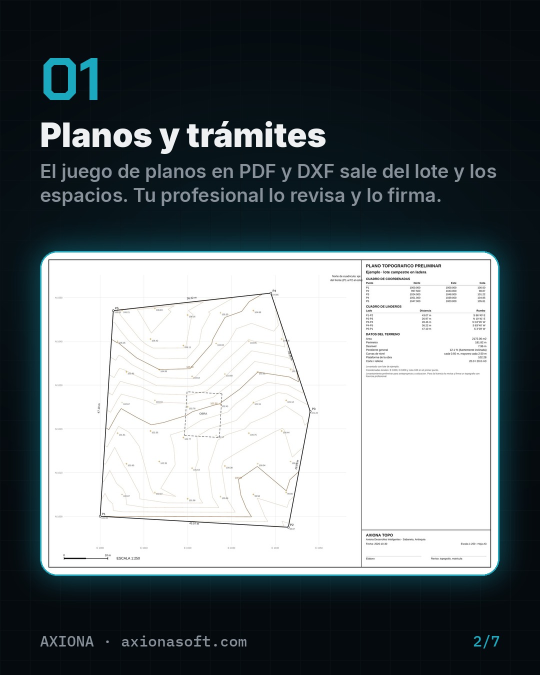
#> input picture marketing/instagram-b2b/carrusel-2.jpg, 1080 x 1350 px, given in place of lic-final.png, which was not available (shown at 1/2 size)
$ python cierre.py ..
#> lines starting #> are read from the running program, lines starting #| are printed output that depends on the picture; after the words box and inside, x2 and y2 are one past the last pixel; in counts of white or black regions, pixels touching at a corner belong together
#!/usr/bin/env python3
"""Cambia el cierre «Comenta X» de dos reels por un cierre limpio (sin cebo).

Toma el último cuadro del video, borra la zona del «Comenta» con el fondo
limpio de un cuadro anterior y escribe el nuevo texto con las mismas fuentes.
Uso: python3 cierre.py DL_DIR
"""
import subprocess
import sys
from pathlib import Path

from PIL import Image, ImageDraw, ImageFilter, ImageFont

DL = Path(sys.argv[1])
F = Path('/tmp/claude-0/-home-user-axiona-obra/566d1b8e-acad-59e7-93fc-45f410b549a6/scratchpad/video/kit/fonts')
CIAN, GRIS, BLANCO = (27, 169, 192), (136, 144, 153), (236, 238, 240)


def fuente(n, t):
    return ImageFont.truetype(str(F / n), t)


def centrado(d, y, txt, f, color, sombra=False):
    w = d.textlength(txt, font=f)
    x = (1080 - w) / 2
    if sombra:
        d.text((x, y), txt, font=f, fill=(0, 0, 0), stroke_width=6, stroke_fill=(0, 0, 0))
    d.text((x, y), txt, font=f, fill=color)


def tarjeta(final, limpio, linea1, caja, sub1, sub2, salida):
    im = Image.open(DL / final).convert('RGB')
    fondo = Image.open(DL / limpio).convert('RGB')
    # zona a reemplazar: del «Comenta» a la línea divisoria, con bordes suaves
    m = Image.new('L', im.size, 0)
    ImageDraw.Draw(m).rectangle([0, 372, 1080, 985], fill=255)
    im.paste(fondo, (0, 0), m.filter(ImageFilter.GaussianBlur(6)))
    d = ImageDraw.Draw(im)
    centrado(d, 392, linea1, fuente('Inter-Black.ttf', 92), BLANCO, sombra=True)
    t = 104
    while d.textlength(caja, font=fuente('Inter-Black.ttf', t)) + 112 > 940:
        t -= 2
    f = fuente('Inter-Black.ttf', t)
    w = d.textlength(caja, font=f)
    x0, x1 = (1080 - w) / 2 - 56, (1080 + w) / 2 + 56
    d.rounded_rectangle([x0, 528, x1, 772], radius=34, outline=CIAN, width=7, fill=(8, 22, 30))
    centrado(d, 650 - t * 0.62, caja, f, CIAN)
    centrado(d, 828, sub1, fuente('Inter-Bold.ttf', 44), BLANCO)
    centrado(d, 896, sub2, fuente('Inter-SemiBold.ttf', 38), GRIS)
    im.save(DL / salida)


def armar(src, card, t1, t2, salida):
    dur = float(subprocess.check_output(['ffprobe', '-v', 'error', '-show_entries', 'format=duration',
                                         '-of', 'csv=p=0', str(DL / src)]).decode())
    d = dur - t2
    fc = (f'[0:v]trim=0:{t1},setpts=PTS-STARTPTS,fps=30,format=yuv420p,setsar=1[v0];'
          f'[1:v]fps=30,format=yuv420p,setsar=1,trim=0:{d:.3f},setpts=PTS-STARTPTS[v1];'
          f'[v0][v1]xfade=transition=fade:duration=0.3:offset={t1 - 0.3:.3f}[v];'
          f'[0:a]atrim=0:{t1},asetpts=PTS-STARTPTS[a0];'
          f'[0:a]atrim={t2},asetpts=PTS-STARTPTS[a1];'
          f'[a0][a1]acrossfade=d=0.3[a]')
    subprocess.run(['ffmpeg', '-y', '-v', 'error', '-i', str(DL / src), '-loop', '1', '-t', f'{d + 0.5:.3f}',
                    '-i', str(DL / card), '-filter_complex', fc, '-map', '[v]', '-map', '[a]',
                    '-c:v', 'libx264', '-preset', 'medium', '-crf', '19', '-pix_fmt', 'yuv420p',
                    '-c:a', 'aac', '-b:a', '160k', '-movflags', '+faststart', str(DL / salida)], check=True)


tarjeta('lic-final.png', 'lic-limpio.png', 'UN AGENTE ASÍ', 'PARA TU EMPRESA',
        'Escríbenos por WhatsApp', 'y te mostramos cómo trabajaría', 'lic-cierre.png')
#> in tarjeta, im is the input picture: PIL image 1080x1350 RGB; mean R, G, B 108.2, 115.7, 118.9
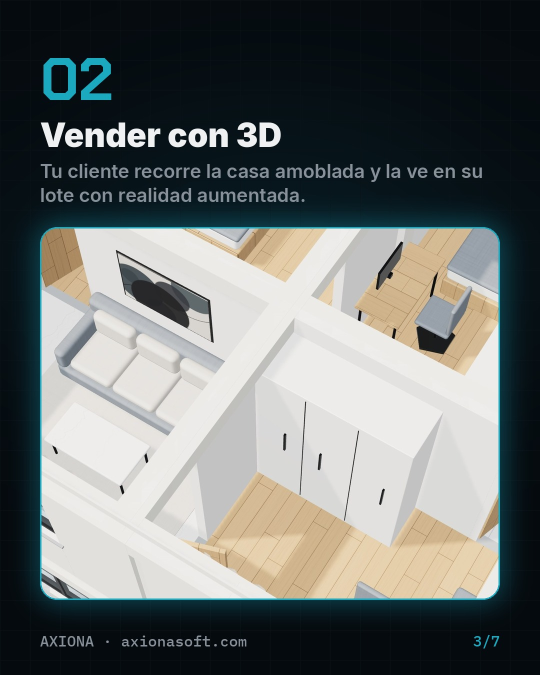
#> input picture marketing/instagram-b2b/carrusel-3.jpg, 1080 x 1350 px, given in place of lic-limpio.png, which was not available (shown at 1/2 size)
#> in tarjeta, fondo is the input picture: PIL image 1080x1350 RGB; mean R, G, B 106.1, 110.6, 109.2
#> in tarjeta, `m = Image.new('L', im.size, 0)`: m: PIL image 1080x1350 L; every value is 0
#> in tarjeta, `ImageDraw.Draw(m).rectangle([0, 372, 1080, 985], fill=255)`:
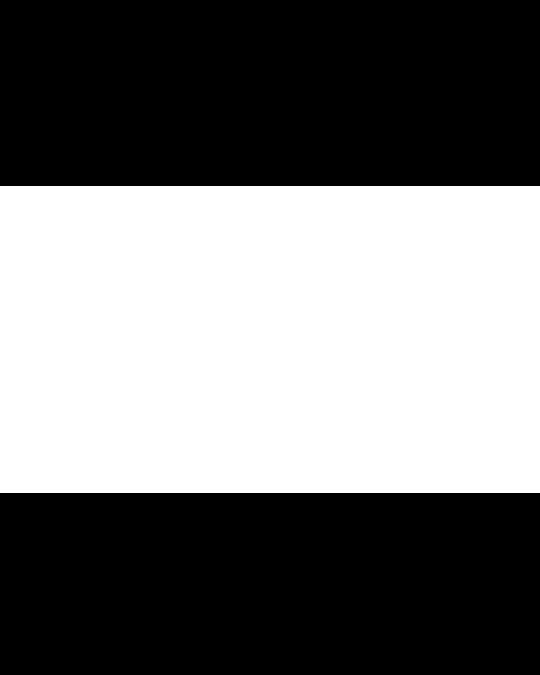
#> m: PIL image 1080x1350 L (shown at 1/2 size); 45.5% white; 1 white region, box (x1, y1, x2, y2) and area: (0, 372, 1080, 986) 663120
#> in tarjeta, `im.paste(fondo, (0, 0), m.filter(ImageFilter.GaussianBlur(6)))`:
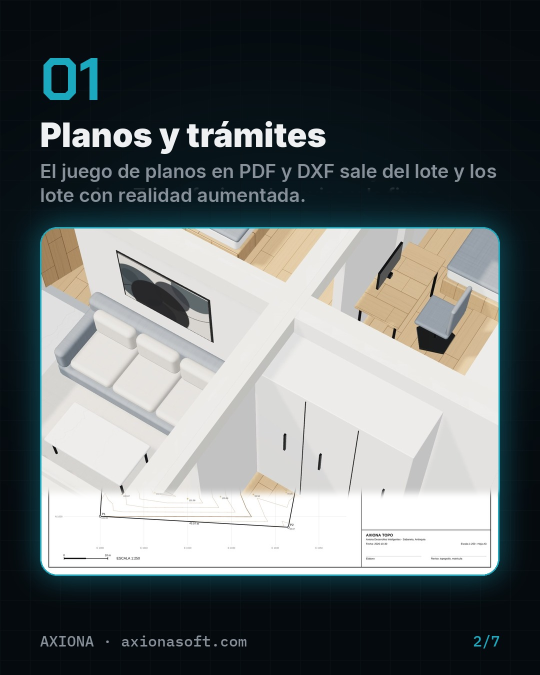
#> im: PIL image 1080x1350 RGB (shown at 1/2 size); mean R, G, B 103, 108.9, 109.9
#> the loop in tarjeta, `while d.textlength(caja, font=fuente('Inter-Black.ttf', t)) + 112 > 940:` made 8 passes
#> t on passes 1 to 8: 102, 100, 98, 96, 94, 92, 90, 88
#> after the loop in tarjeta, `while d.textlength(caja, font=fuente('Inter-Black.ttf', t)) + 112 > 940:`: t = 88
#> in tarjeta, `w = d.textlength(caja, font=f)`: w = 818.6
#> in tarjeta, `x0, x1 = (1080 - w) / 2 - 56, (1080 + w) / 2 + 56`: x0 = 74.72; x1 = 1005.3
#> in tarjeta, `im.save(DL / salida)`:
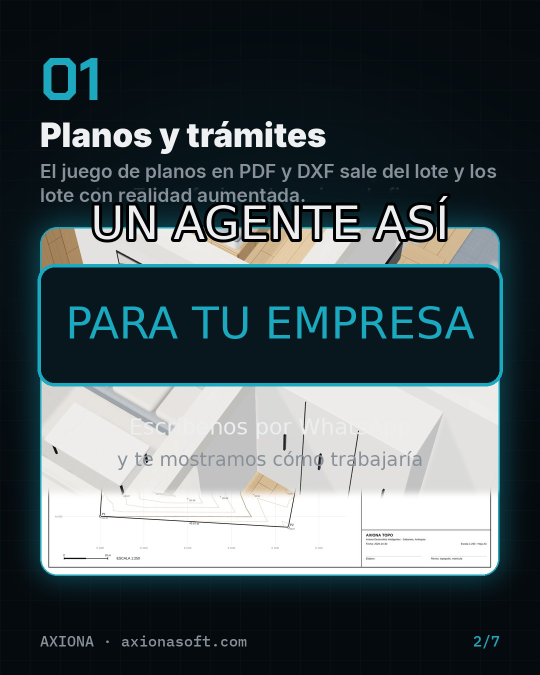
#> saved as lic-cierre.png: PIL image 1080x1350 RGB (shown at 1/2 size); mean R, G, B 73.3, 84.3, 88
tarjeta('amo-final.png', 'lic-limpio.png', 'CONSTRUIMOS', 'TU SISTEMA',
        'Escríbenos por WhatsApp', 'Prueba gratis: obra.axionasoft.com', 'amo-cierre.png')
#> call 2 of tarjeta, with final = 'amo-final.png', limpio = 'lic-limpio.png', linea1 = 'CONSTRUIMOS', caja = 'TU SISTEMA', sub1 = 'Escríbenos por WhatsApp', sub2 = 'Prueba gratis: obra.axionasoft.com', salida = 'amo-cierre.png'
#> after the loop in tarjeta (call 2), `while d.textlength(caja, font=fuente('Inter-Black.ttf', t)) + 112 > 940:`: t = 104
#> in tarjeta (call 2), `w = d.textlength(caja, font=f)`: w = 625.5
#> in tarjeta (call 2), `x0, x1 = (1080 - w) / 2 - 56, (1080 + w) / 2 + 56`: x0 = 171.2; x1 = 908.8
#> in tarjeta (call 2), `im.save(DL / salida)`:
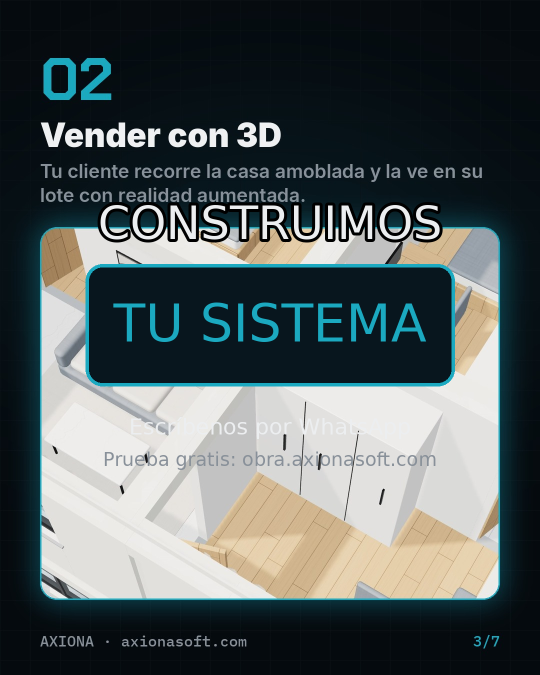
#> saved as amo-cierre.png: PIL image 1080x1350 RGB (shown at 1/2 size); mean R, G, B 82.1, 90.8, 91.5
armar('licitaciones.mp4', 'lic-cierre.png', 26.95, 31.55, 'axiona-agente-licitaciones.mp4')
#> (the call stopped at in armar, `dur = float(subprocess.check_output(['ffprobe', '-v', 'error', '-show_..`: subprocess is not available in this run)
armar('amoblada.mp4', 'amo-cierre.png', 33.2, 36.45, 'axiona-del-lote-a-tu-sistema.mp4')
#> (the call stopped at in armar, `dur = float(subprocess.check_output(['ffprobe', '-v', 'error', '-show_..`: subprocess is not available in this run)
print('listo')
